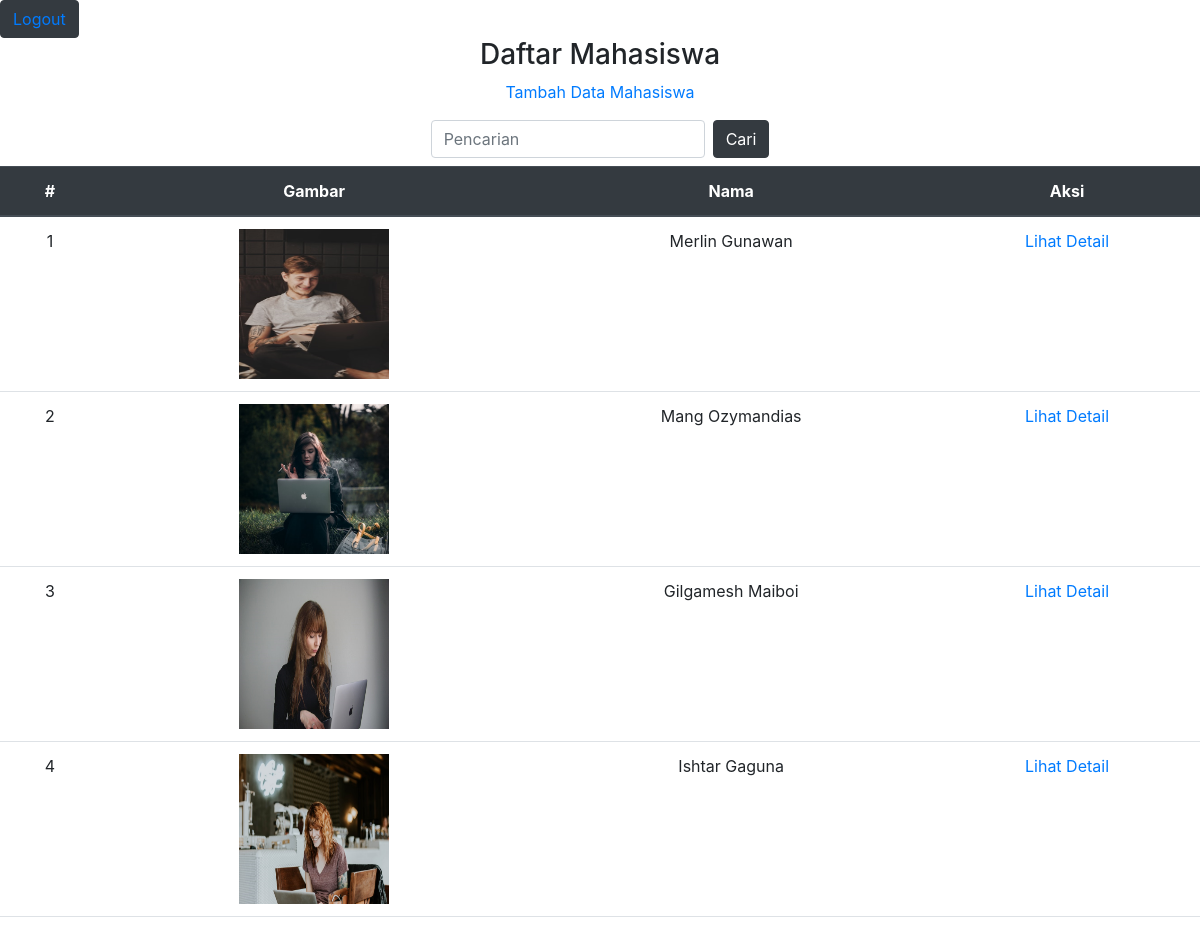
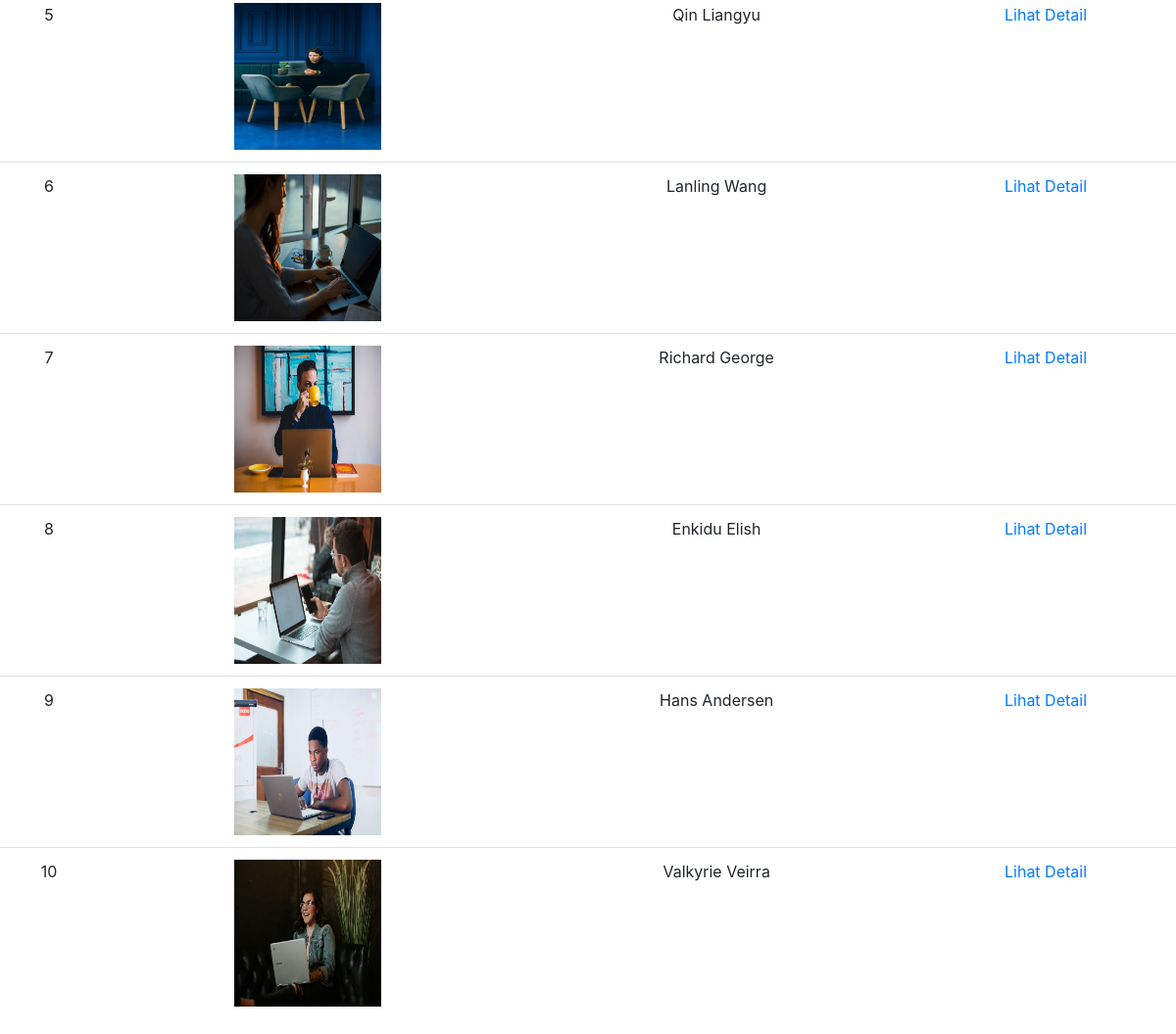
Page /pertemuan12/index.php (signed in) on the committed database (2 pictures, top to bottom).
### tables this page shows
CREATE TABLE `mahasiswa` (
  `id` int(11) NOT NULL,
  `gambar` varchar(30) DEFAULT NULL,
  `nama` varchar(30) NOT NULL,
  `nrp` int(9) NOT NULL,
  `email` varchar(30) NOT NULL,
  `jurusan` varchar(30) NOT NULL
);

### pertemuan12/functions.php (called while the page is built, shortened)
<?php
function koneksi()
{
  return mysqli_connect('localhost', 'root', '', 'pw_193040071');
}
function query($query)
{
  $conn = koneksi();
  $result = mysqli_query($conn, $query);
  $rows = [];
  while ($row = mysqli_fetch_assoc($result)) {
    $rows[] = $row;
  }
  return $rows;
}

### pertemuan12/index.php (the view, shortened to what this page needs)
<?php
require 'functions.php';
$mahasiswa = query("SELECT * FROM mahasiswa");
?>
<!DOCTYPE html>
<html lang="en">
<head>
  <link rel="stylesheet" href="css/style.css">
  <link rel="stylesheet" href="css/bootstrap.min.css">
</head>
<body>
  <button class="btn btn-dark"><a href="logout.php">Logout</a></button>
  <h3>Daftar Mahasiswa</h3>
  <p class="tengah"><a href="tambah.php">Tambah Data Mahasiswa</a></p>
  <div class="buatform">
    <form action="" method="POST" class="form-inline">
      <div class="form-group mx-auto mb-2">
        <input type="text" class="form-control" name="keyword" id="keyword" placeholder="Pencarian" autocomplete="off" autofocus>
        <button class="btn btn-dark ml-2" type="submit" name="cari">Cari</button>
      </div>
    </form>
  </div>
  <table border="0" cellpadding="10" cellspacing="0" class="table table-hover">
    <thead class="thead-dark">
      <tr>
        <th>#</th>
        <th>Gambar</th>
        <th>Nama</th>
        <th>Aksi</th>
      </tr>
    </thead>
    <tbody>
      <?php $i = 1;
      foreach ($mahasiswa as $mhs) : ?>
        <tr>
          <td><?= $i++; ?></td>
          <td><img src="img/<?= $mhs['gambar']; ?>" alt=""></td>
          <td><?= $mhs['nama']; ?></td>
          <td>
            <a href="detail.php?id=<?= $mhs['id']; ?>">Lihat Detail</a>
          </td>
        </tr>
      <?php endforeach; ?>
    </tbody>
  </table>
</body>
</html>

### pertemuan12/css/style.css (style rules this page uses)
img { width: 150px; height: 150px; }
table { margin: auto; text-align: center; }
h3 { text-align: center; }
.tengah { text-align: center; }

### rows in the picture
mahasiswa: gambar (picture), nama "Merlin Gunawan"
mahasiswa: gambar (picture), nama "Mang Ozymandias"
mahasiswa: gambar (picture), nama "Gilgamesh Maiboi"
mahasiswa: gambar (picture), nama "Ishtar Gaguna"
mahasiswa: gambar (picture), nama "Qin Liangyu"
mahasiswa: gambar (picture), nama "Lanling Wang"
mahasiswa: gambar (picture), nama "Richard George"
mahasiswa: gambar (picture), nama "Enkidu Elish"
mahasiswa: gambar (picture), nama "Hans Andersen"
mahasiswa: gambar (picture), nama "Valkyrie Veirra"
